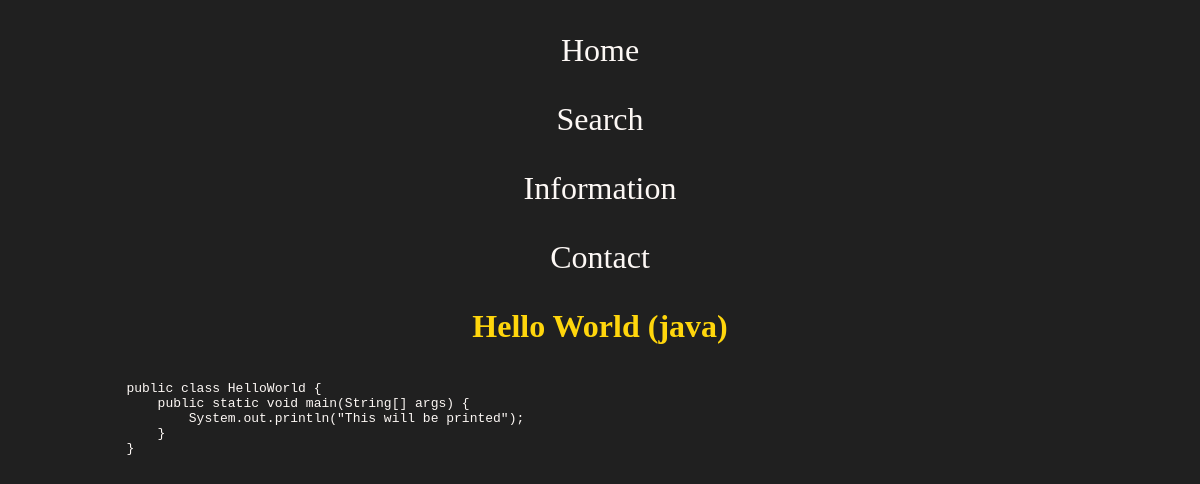
/view/7, run on an earlier commit of the app's database.
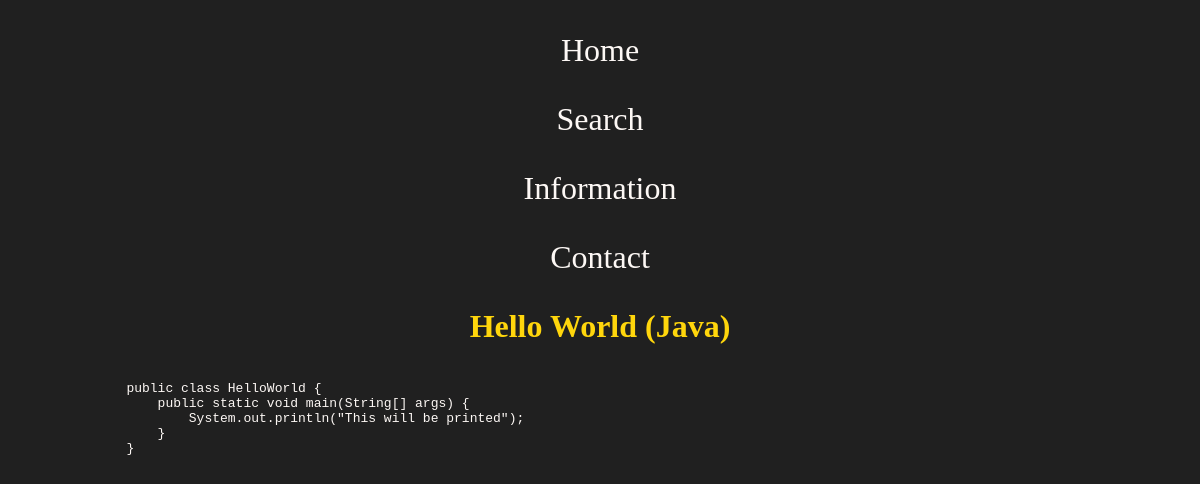
And on a later commit of the database.
### app.py (models this page shows, shortened)
class Post(db.Model):
    id = db.Column(db.Integer, primary_key=True)
    title = db.Column(db.String(50), nullable=False)
    content = db.Column(db.String(500), nullable=False)
    language = db.Column(db.String(50), nullable=False)
    date_created = db.Column(db.DateTime, default=datetime.now(timezone.utc))

### app.py (the view)
@app.route('/view/<int:id>')
def view(id):
    snippet_to_update = Post.query.get_or_404(id)
    return render_template('view.html', snippet=snippet_to_update)

### templates/view.html (shortened to what this page needs)
{% extends "base.html" %}
{% block body %}
<h1 style="color: var(--yellow)"> {{ snippet.title }} ({{ snippet.language }}) </h1>
<p>
    <pre>
        <code class="centered-block" style="text-align: left; width: 80%">{{ snippet.content }}</code>
    </pre>
</p>
{% endblock %}

What changed in the data, as far as the page shows it:
changed Post "Hello World": language "java" → "Java"
